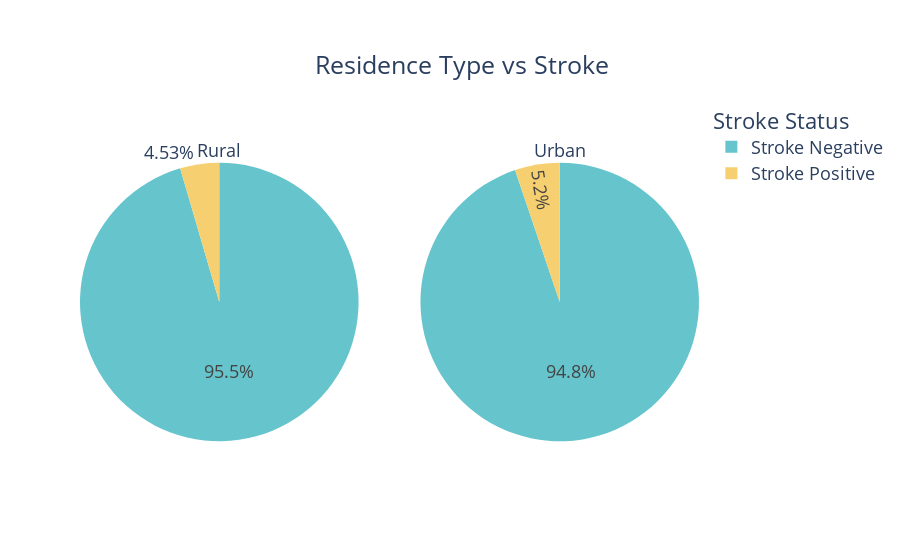

Notebook cell for this chart:
### Markdown cell above
<h4 style = "background-color: white; color : #F6416C; font-size: 20px; font-family:Lucida Sans; font-weight: 3; border-radius: 75px 150px; text-align: left"> 2.7 Is there any relationship between the environment and our target?</h4> 
<!-- ### **2.7 Is there any relationship between the environment and our target?** -->

### Code cell
counts0 = Counter(df[df['Residence_type']=='Rural']['stroke'])
counts1 = Counter(df[df['Residence_type']=='Urban']['stroke'])
fig = make_subplots(rows=1, cols=2, specs=[[{"type": "pie"}, {"type": "pie"}]])

fig.add_trace(go.Pie(
     values=[v for k,v in counts0.items()],
     labels=['Stroke Positive','Stroke Negative'],
     domain=dict(x=[0, 0.5]),
     name="Stroke Negative",title='Rural'), 
     row=1, col=1)

fig.add_trace(go.Pie(
     values=[v for k,v in counts1.items()],
     labels=['Stroke Positive','Stroke Negative'],
     domain=dict(x=[0.5, 1.0]),
     name="Stroke Positive",title='Urban'),
    row=1, col=2)
fig.update_traces(marker=dict(colors=['#F6CF70','#66C4CC']))

fig.update_layout(
    title={'text':'Residence Type vs Stroke','xanchor':'left','yanchor': 'top','y':0.9,'x':0.35},
    xaxis_title="X Axis Title",
    yaxis_title="Y Axis Title",
    legend_title="Stroke Status",
    font=dict(size=18)
)

fig.show()

### Figure 1 — Plotly figure (JSON) as saved in the notebook; plotly's stock layout.template omitted (floating-point values rounded to 4 significant figures)
{"data": [{"domain": {"x": [0.0, 0.45], "y": [0.0, 1.0]}, "labels": ["Stroke Positive", "Stroke Negative"], "marker": {"colors": ["#F6CF70", "#66C4CC"]}, "name": "Stroke Negative", "title": {"text": "Rural"}, "type": "pie", "values": [114, 2400]}, {"domain": {"x": [0.55, 1.0], "y": [0.0, 1.0]}, "labels": ["Stroke Positive", "Stroke Negative"], "marker": {"colors": ["#F6CF70", "#66C4CC"]}, "name": "Stroke Positive", "title": {"text": "Urban"}, "type": "pie", "values": [135, 2461]}], "layout": {"font": {"size": 18}, "legend": {"title": {"text": "Stroke Status"}}, "title": {"text": "Residence Type vs Stroke", "x": 0.35, "xanchor": "left", "y": 0.9, "yanchor": "top"}, "xaxis": {"title": {"text": "X Axis Title"}}, "yaxis": {"title": {"text": "Y Axis Title"}}}}
